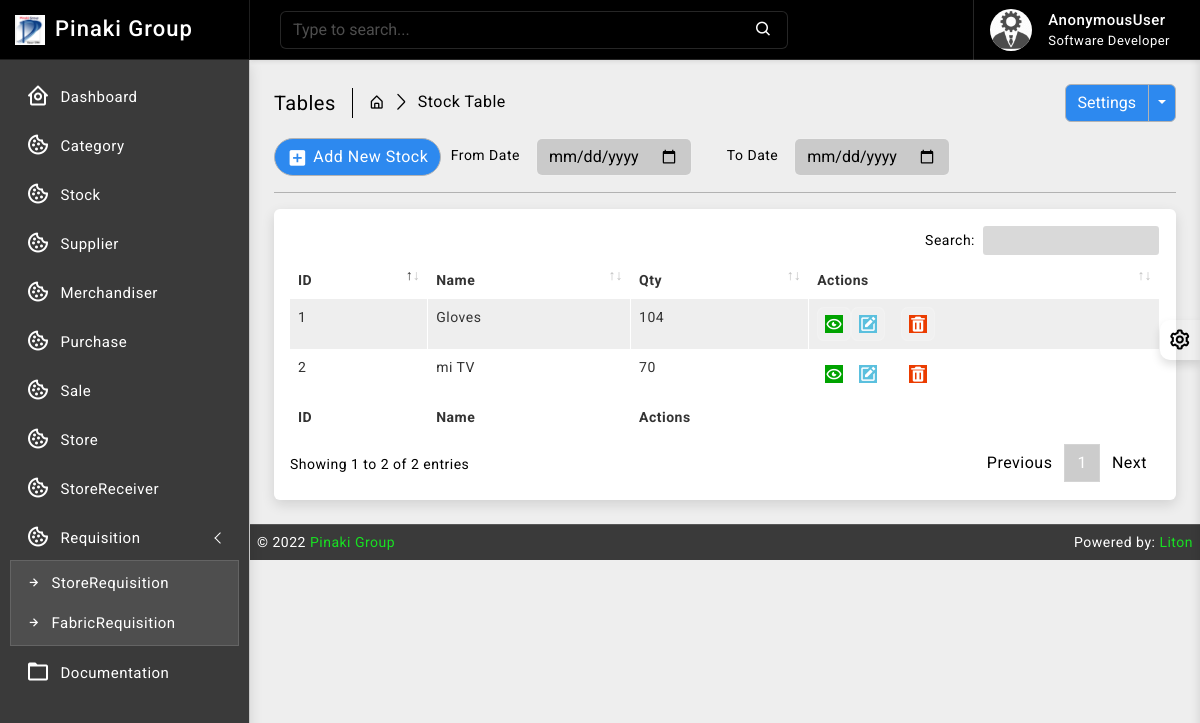
Page /stock/ on the earlier database version.
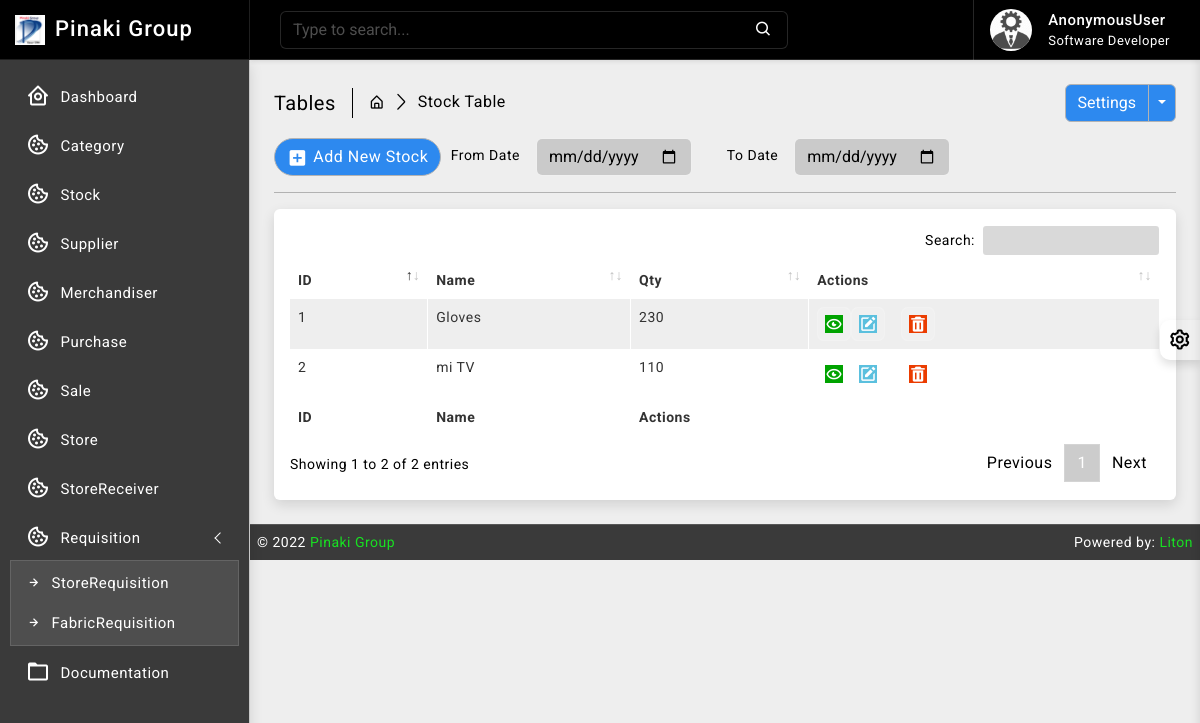
Same page on the later database version.
### stock/models.py (models this page shows, shortened)
class Stock(models.Model):
    id = models.AutoField(primary_key=True)
    category = models.ForeignKey(Category, on_delete=models.CASCADE, blank=False)
    name = models.CharField(max_length=30, unique=True)
    quantity = models.IntegerField(default=1)
    is_deleted = models.BooleanField(default=False)

### stock/views.py (the view)
# urls.py: path('', views.StockListView.as_view(), name='stock_read'),
class StockListView(ListView):
    model = Stock
    template_name = 'stock/read.html'
    context_object_name = 'stocks'
    paginate_by = 10

### templates/stock/read.html (shortened to what this page needs)
{% extends 'base/base.html' %}
{% block body %}
{% load static %}
		<div class="page-wrapper">
			<div class="page-content">
				<div class="page-breadcrumb d-none d-sm-flex align-items-center mb-3">
					<div class="breadcrumb-title pe-3">Tables</div>
					<div class="ps-3">
						<nav aria-label="breadcrumb">
							<ol class="breadcrumb mb-0 p-0">
								<li class="breadcrumb-item"><a href="#"><i class="bx bx-home-alt"></i></a>
								</li>
								<li class="breadcrumb-item active" aria-current="page">Stock Table</li>
							</ol>
						</nav>
					</div>
					<div class="ms-auto">
						<div class="btn-group">
							<button type="button" class="btn btn-light">Settings</button>
							<button type="button" class="btn btn-light dropdown-toggle dropdown-toggle-split" data-bs-toggle="dropdown">	<span class="visually-hidden">Toggle Dropdown</span>
							</button>
						</div>
					</div>
				</div>
				<div class="col-md-9">
					<form class="float-md-end" method="POST">
						<div class="row row-cols-md-auto g-lg-3">
							<label for="fromdate" class="col-md-2 col-form-label text-md-end">From Date</label>
							<div class="col-md-4">
								<input type="date" name= "fromdate" class="form-control" id="fromdate">
							</div>
							<label for="todate" class="col-md-2 col-form-label text-md-end">To Date</label>
							<div class="col-md-4">
								<input type="date" name= "todate" class="form-control" id="todate">
							</div>
						</div>
					</form>
				</div>
                <div class="ms-auto"><a href="/stock/new/" class="btn btn-light radius-30 mt-2 mt-lg-0"><i class="bx bxs-plus-square"></i>Add New Stock</a></div>
				<hr/>
				<div class="card">
					<div class="card-body">
						<div class="table-responsive">
							<table id="example2" class="table table-striped table-bordered">
								<thead>
									<tr>
										<th>ID</th>
										<th>Name</th>
                                        <th>Qty</th>
										<th>Actions</th>
									</tr>
								</thead>
								<tbody>
									{% for data in stocks %}
									<tr>
									   <td>{{ data.id }}</td>
									   <td>{{ data.name }}</td>
                                       <td>{{ data.quantity }}</td>
									   <td class="center">
										<div class="d-flex order-actions">
											<a class="" href="#">
												<i class="fadeIn animated bx bx-show-alt"></i>
											</a>
											<a class="" href="{% url 'stock_update' data.id %}">
												<i class='bx bxs-edit'></i>
											</a>
											<a class="ms-3" href="{% url 'stock_delete' data.id %}" onclick="return confirm('Are you sure?');">
												<i class='bx bxs-trash'></i>
											</a>
										</div>
									   </td>
									</tr>
								 {% endfor %}
								</tbody>
								<tfoot>
									<tr>
										<th>ID</th>
										<th>Name</th>
										<th>Actions</th>
									</tr>
								</tfoot>
							</table>
						</div>
					</div>
				</div>
			</div>
		</div>
{% endblock body %}

Differences in the rows shown:
changed Stock "Gloves": quantity "104" → "230"
changed Stock "mi TV": quantity "70" → "110"
